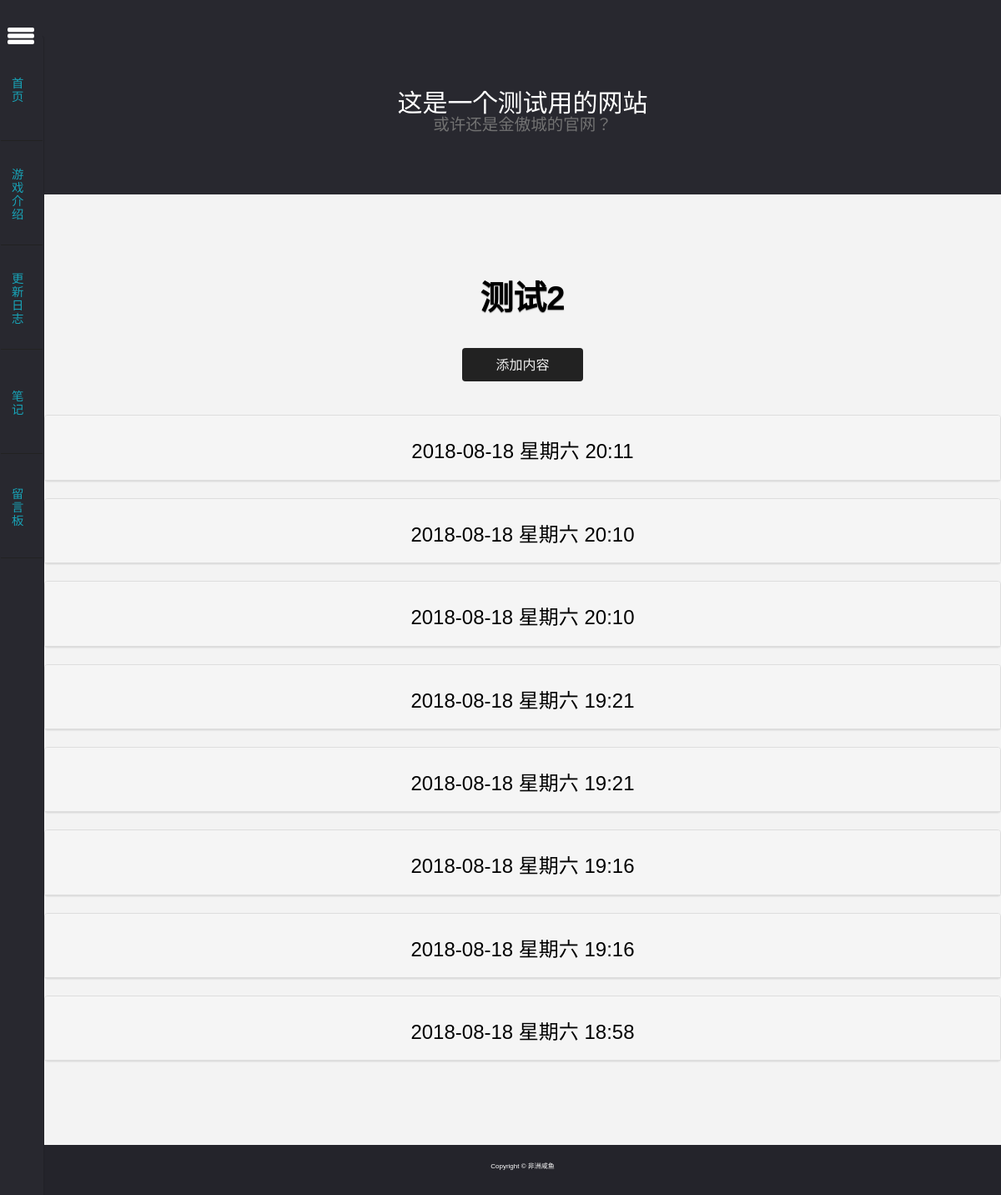
The page /topics/11/ (signed in) on the database its author committed.
### learning_logs/models.py (models this page shows, shortened)
class Topic(models.Model):
    text = models.CharField(max_length=200, verbose_name="主题名称")
    date_added = models.DateTimeField(auto_now_add=True, verbose_name="创建时间")
    owner = models.ForeignKey(User, on_delete=models.CASCADE, verbose_name="创建者")
    class Meta:
        verbose_name = u"主题"
        verbose_name_plural = u"主题"
    def __str__(self):
        return self.text

class Entry(models.Model):
    title = models.CharField(max_length=200, null=True, verbose_name="标题")
    text = RichTextUploadingField(verbose_name="内容")
    topic = models.ForeignKey(Topic, on_delete=models.CASCADE, verbose_name="所属主题")
    date_added = models.DateTimeField(auto_now_add=True, verbose_name="创建时间")
    owner = models.ForeignKey(User, on_delete=models.CASCADE, null=True, verbose_name="创建者")
    class Meta:
        verbose_name = u"内容"
        verbose_name_plural = u'内容'

### learning_logs/views.py (the view)
# urls.py: url(r'^topics/(?P<topic_id>\d+)/$', views.topic, name='topic'),
@login_required()
def topic(request, topic_id):
    topic = Topic.objects.get(id=topic_id)
    if topic.owner != request.user:
        raise Http404
    entries = topic.entry_set.order_by('-date_added')
    context = {'topic': topic, 'entries': entries}
    return render(request, 'topic.html', context)

### learning_logs/templates/topic.html (shortened to what this page needs)
{% extends 'base.html' %}
{% block header %}
<h1><a href="{% url 'learning_logs:topics' %}" style="color:black;text-decoration:none;vertical-align:middle" onmouseover="this.style.text-decoration=none">{{ topic }}</a></h1>
              <button type="button" class="button button-rounded button-inverse" href="{% url 'learning_logs:new_entry' topic.id %}" data-toggle="modal" data-target="#new_entry" id="new_entry1">添加内容</button>
{% endblock header %}
{% block content %}
  {% for entry in entries %}
    <div class="panel panel-default">
      <div class="panel-heading">
        <h3>
          <a data-toggle="collapse" data-parent="#accordion"
                href="#{{ entry.id }}" style="color:black;text-decoration:none;vertical-align:middle" onmouseover="this.style.text-decoration=none">
          {{ entry.date_added|date:'Y-m-d D H:i' }}
          </a>
        </h3>
      </div>
    </div>
  {% empty %}
    该主题目前没有添加内容
  {% endfor %}
{% endblock content %}

### static/new/css/index.css (style rules this page uses)
html, body { background: #28282f; font-family: 'Microsoft YaHei', sans-serif; font-size: 100%; }
body a { transition: 0.5s all; -webkit-transition: 0.5s all; -moz-transition: 0.5s all; -o-transition: 0.5s all; -ms-transition: 0.5s all; }
h1 { margin: 40px 0; font-size: 40px; line-height: 40px; font-weight: bold; text-shadow: 0px 1px 1px #888; }

### rows shown on the page
Topic: text "测试2"
Entry: date_added "2018-08-18 星期六 20:11"
Entry: date_added "2018-08-18 星期六 20:10"
Entry: date_added "2018-08-18 星期六 20:10"
Entry: date_added "2018-08-18 星期六 19:21"
Entry: date_added "2018-08-18 星期六 19:21"
Entry: date_added "2018-08-18 星期六 19:16"
Entry: date_added "2018-08-18 星期六 19:16"
Entry: date_added "2018-08-18 星期六 18:58"
